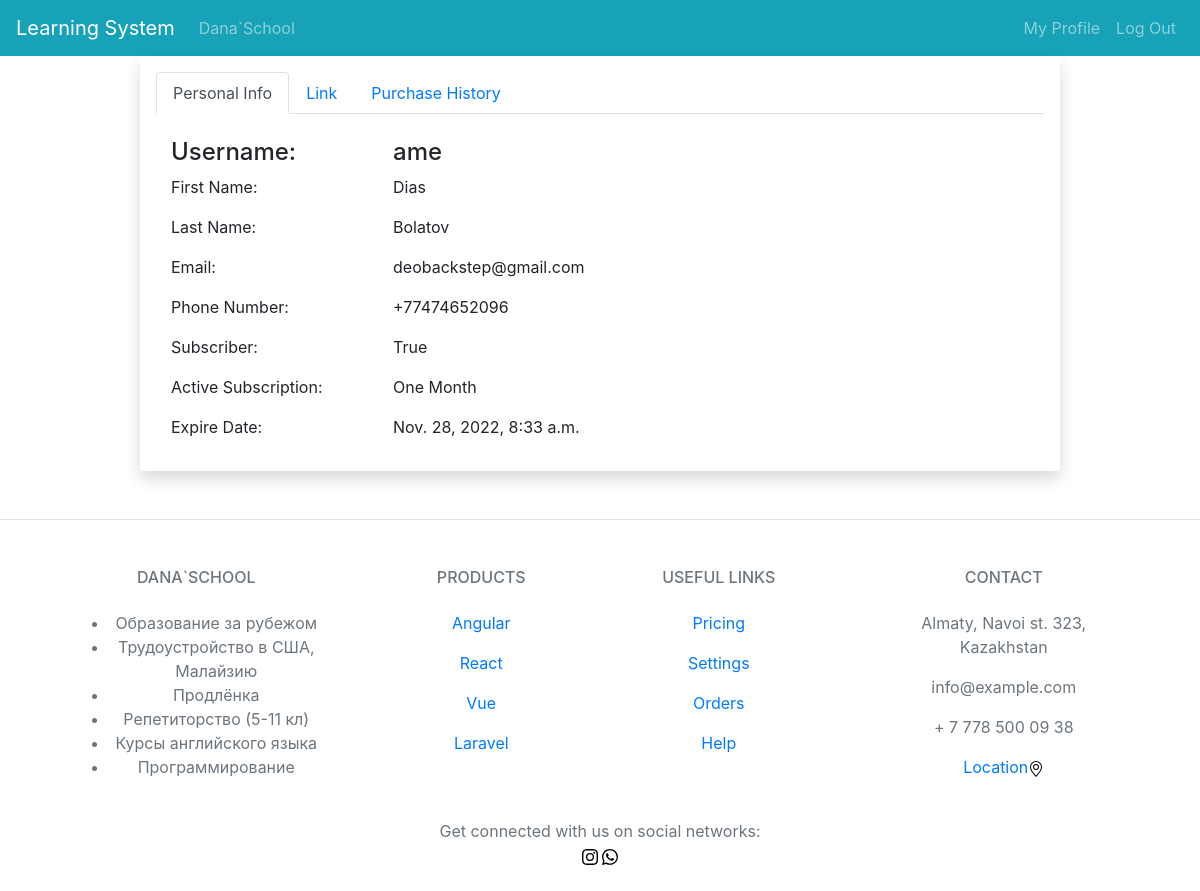
/learn_app/profile/info/ (signed in), run on the app's committed database.
### learn_app/models.py (models this page shows, shortened)
class LearnUser(models.Model):
    user_id = models.OneToOneField(User, on_delete=models.CASCADE, blank=False, null=False)
    last_name = models.CharField(max_length=50, null=False, blank=False)
    first_name = models.CharField(max_length=50, null=False, blank=False)
    email = models.EmailField(max_length=254, null=True, blank=True, unique=True)
    phone = PhoneNumberField(null=False, blank=False, unique=True)
    is_subscriber = models.BooleanField(default=False, null=False, blank=False)
    active_subscription = models.ForeignKey(Subscription, on_delete=models.CASCADE, null=True, blank=True)
    expire_date = models.DateTimeField(null=True, blank=True)

class Subscription(models.Model):
    title = models.CharField(max_length=100, null=False, blank=False)
    duration_month = models.PositiveIntegerField(null=False, blank=False)
    price = models.PositiveIntegerField(null=False, blank=False)

### learn_app/views.py (the view)
# urls.py: path('profile/info/', profile, name='profile_info'),
@login_required(login_url='sign_in')
def profile(request):
    return render(request,
                  template_name='learn_app/profile.html',
                  context={
                      'userInfo': LearnUser.objects.get(user_id=request.user.pk)
                  })

### templates/learn_app/profile.html
{% extends 'learn_app/base.html' %}
{% block content %}
    <ul class="nav nav-tabs">
        <li class="nav-item">
            <a class="nav-link active" aria-current="page" href="{% url 'profile_info' %}">Personal Info</a>
        </li>
        <li class="nav-item">
            <a class="nav-link" href="#">Link</a>
        </li>
        <li class="nav-item">
            <a class="nav-link" href="{% url 'purchase_history' %}">Purchase History</a>
        </li>
    </ul>
    <br>
    <div class="container">
        <div class="row">
            <div class="col-3 text-left">
                <h4 class="fw-bold">Username:</h4>
                <p class="fw-semibold">First Name:</p>
                <p class="fw-semibold">Last Name:</p>
                <p class="fw-semibold">Email:</p>
                <p class="fw-semibold">Phone Number:</p>
                <p class="fw-semibold">Subscriber:</p>
                {% if userInfo.is_subscriber %}
                    <p class="fw-semibold">Active Subscription:</p>
                    <p class="fw-semibold">Expire Date:</p>
                {% endif %}
            </div>
            <div class="col-6 text-left">
                <h4 class="fw-bold">{{ userInfo.user_id.username }}</h4>
                <p class="fw-semibold">{{ userInfo.first_name }}</p>
                <p class="fw-semibold">{{ userInfo.last_name }}</p>
                <p class="fw-semibold">{{ userInfo.email }}</p>
                <p class="fw-semibold">{{ userInfo.phone }}</p>
                <p class="fw-semibold">{{ userInfo.is_subscriber }}</p>
                {% if userInfo.is_subscriber %}
                    <p class="fw-semibold">{{ userInfo.active_subscription.title }}</p>
                    <p class="fw-semibold">{{ userInfo.expire_date }}</p>
                {% endif %}
            </div>
        </div>
    </div>
{% endblock content %}

### data on the page
LearnUser: user_id.username "ame", first_name "Dias", last_name "Bolatov", email "deobackstep@gmail.com", phone "+77474652096", is_subscriber "True", active_subscription "One Month", expire_date "Nov. 28, 2022, 8:33 a.m."
